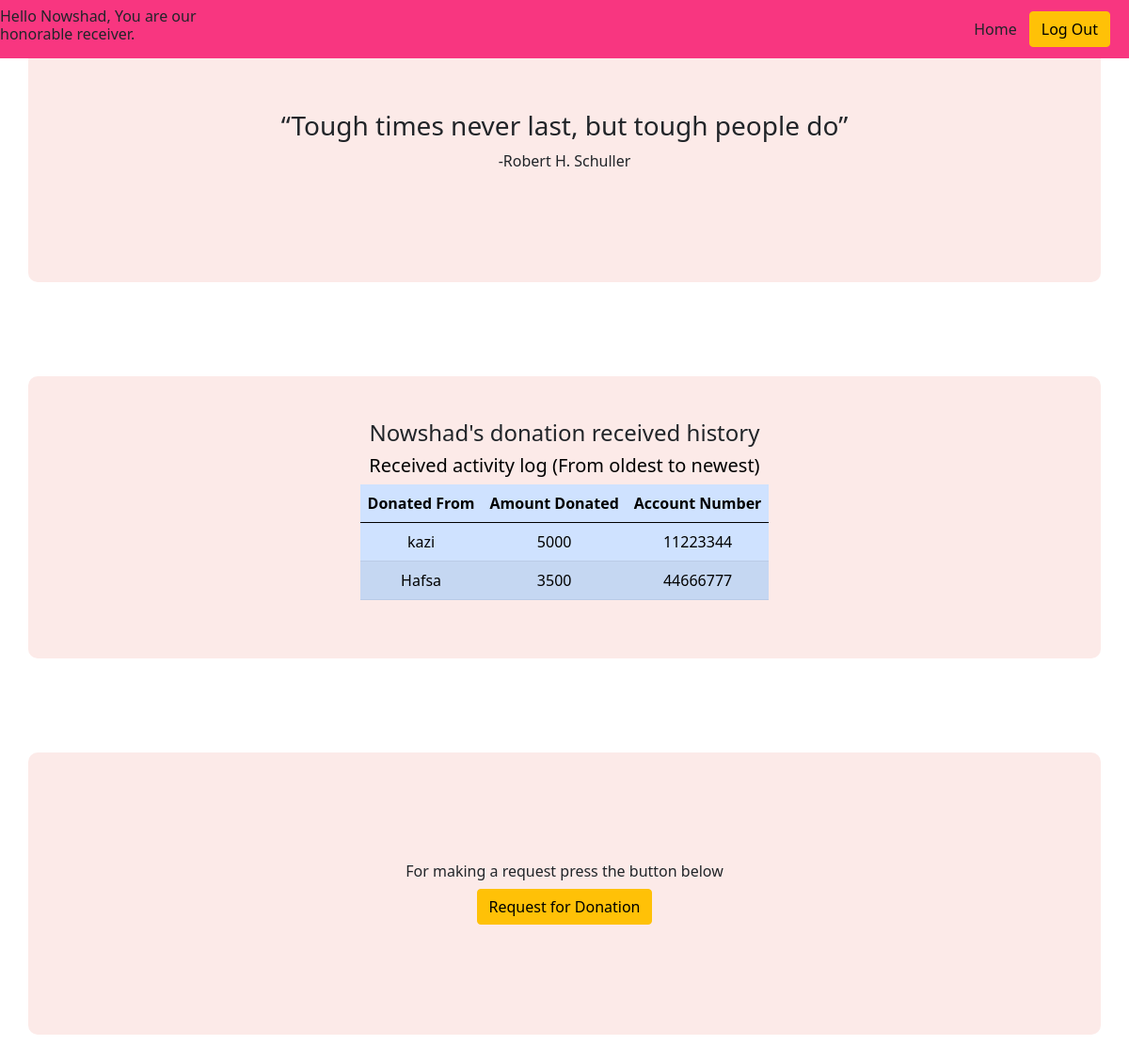
The app's page /received_history.php (signed in) with its own data.
### tables this page shows
CREATE TABLE `donation_details_1` (
  `donation_id` int(11) NOT NULL,
  `donor_id` int(11) NOT NULL,
  `receiver_id` int(11) NOT NULL,
  `amount` int(11) NOT NULL,
  `trx_id` int(11) NOT NULL,
  `account` int(11) NOT NULL,
  `donor_name` varchar(30) NOT NULL,
  `receiver_name` varchar(30) NOT NULL
);

### received_history.php (the view, shortened to what this page needs)
<?php
 include("connection.php");
?>
<!DOCTYPE html>
<html lang="en">
<head>
    <link href="https://cdn.jsdelivr.net/npm/bootstrap@5.0.2/dist/css/bootstrap.min.css" rel="stylesheet">
    <link rel="stylesheet" href="style.css">
</head>
<body>
<div>
<nav class="navbar navbar-expand-lg navbar-light navbar-custom fixed-top">
<h6>Hello <?php echo $_SESSION['user_first_name'] ?>, You are our honorable receiver.</h6>
      <div class="container-fluid">
        <div
          class="collapse navbar-collapse justify-content-end"
          id="navbarScroll"
        >
          <ul
            class="navbar-nav me-2 my-2 my-lg-0 navbar-nav-scroll"
            style="--bs-scroll-height: 100px"
          >
            <li class="nav-item nav-text">
              <a href="receiver_dashboard.php" class="btn" role="button">Home</a>
            </li>
            <li class="nav-item">
              <a href="logout.php" class="btn btn-warning" role="button"
                >Log Out</a>
            </li>
          </ul>
        </div>
      </div>
    </nav>
<div class="container d-flex align-items-center justify-content-center color-bg text-center" id="whoweare">
    <div>
        <h3>“Tough times never last, but tough people do”</h3>
        <h8>-Robert H. Schuller</h8>
    </div>
</div>
<div class="container d-flex align-items-center justify-content-center color-bg text-center" id="whoweare">
<div>
        <h4><?php echo $_SESSION['user_first_name'] ?>'s donation received history</h4>
        <h5 class="text-center"> Received activity log (From oldest to newest)</h5>
        <table class="table table-striped table-primary" >
          <thead>
            <tr >
            <th scope="col " class="text-center">Donated From</th>
            <th scope="col " class="text-center">Amount Donated</th>
            <th scope="col " class="text-center">Account Number</th>
            </tr>
          </thead>
          <tbody>
            <tr class="td-text">
            <?php
              $ID= $_SESSION['user_id'];
							$sql= "SELECT donor_name,amount,account FROM donation_details_1 WHERE receiver_id='$ID'";
							$res=mysqli_query($conn, $sql);
							while ($row= mysqli_fetch_assoc($res)){
								echo "<tr><td>{$row["donor_name"]}</td><td>{$row["amount"]}</td><td>{$row["account"]}</td></tr>";
							}
							echo "</table>";
            ?>
    </div>
</div>
<div class="container d-flex align-items-center justify-content-center color-bg text-center" id="whoweare">
   <div>
        <h6>For making a request press the button below</h6>
        <a href="request_form.php" class="btn btn-warning" role="button">Request for Donation</a>
    </div>
</div>
</body>
</html>

### style.css (style rules this page uses)
.navbar-custom { background-color: #f83680; }
.container { margin-bottom: 100px; }
.color-bg { background-color: #fceae8; border-radius: 10px; }
#whoweare { height: 300px; }
#whoweare h5 { color: black; }

### records on screen
donation_details_1: donor_name "kazi", amount "5000", account "11223344"
donation_details_1: donor_name "Hafsa", amount "3500", account "44666777"

### other values on screen
$_SESSION['user_first_name'] "Nowshad"
